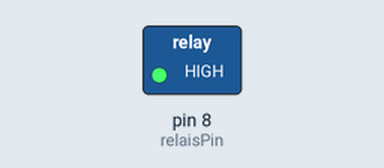
This sketch was run on a simulated Arduino Uno, built with avr-gcc and run on an emulated ATmega328P. Parts: switched loads named in the sketch (green lamp = pin HIGH). Dashed ring = blinking.

Above: at 0.2 s.
Timing chart, 0 to 3.0 s (numbered marks = the images above):
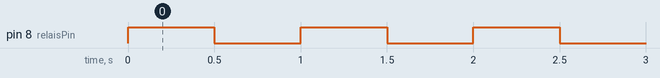

Measured:
- by itself, pin 8 (relaisPin): alternates HIGH for 0.50 s and LOW for 0.50 s

The sketch:

relais_simple.ino
```cpp
const int relaisPin = 8;

void setup() {
  pinMode(relaisPin, OUTPUT); // den Pin des Relais als Ausgang setzen
}

void loop() {
  digitalWrite(relaisPin, HIGH); //Relais aus
  delay(500);  //500ms warten
  digitalWrite(relaisPin, LOW);  //Relais an
  delay(500);// 500ms warten
}
```
